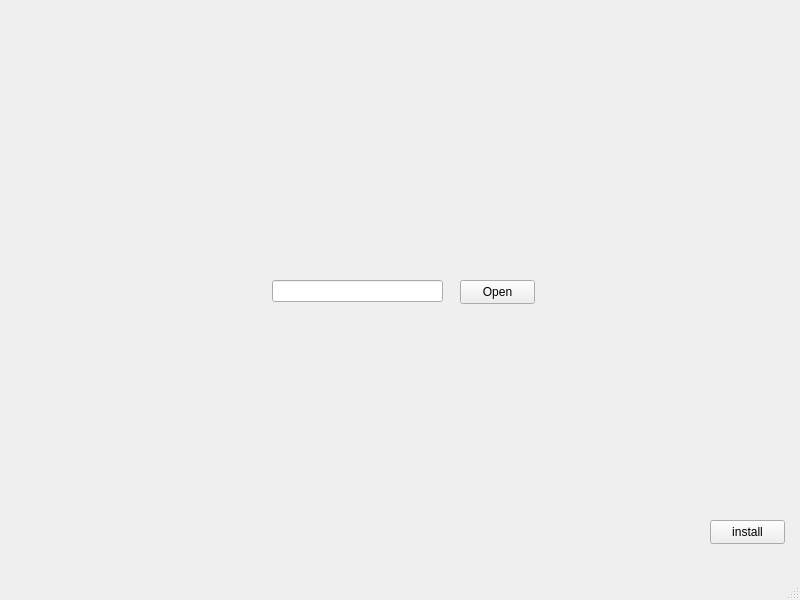
<?xml version="1.0" encoding="UTF-8"?>
<ui version="4.0">
 <class>MainWindow</class>
 <widget class="QMainWindow" name="MainWindow">
  <property name="geometry">
   <rect>
    <x>0</x>
    <y>0</y>
    <width>800</width>
    <height>600</height>
   </rect>
  </property>
  <property name="windowTitle">
   <string>MainWindow</string>
  </property>
  <widget class="QWidget" name="centralwidget">
   <widget class="QLineEdit" name="InstallPath">
    <property name="geometry">
     <rect>
      <x>272</x>
      <y>280</y>
      <width>171</width>
      <height>22</height>
     </rect>
    </property>
   </widget>
   <widget class="QPushButton" name="PathButton">
    <property name="geometry">
     <rect>
      <x>460</x>
      <y>280</y>
      <width>75</width>
      <height>24</height>
     </rect>
    </property>
    <property name="text">
     <string>Open</string>
    </property>
   </widget>
   <widget class="QPushButton" name="InstallButton">
    <property name="geometry">
     <rect>
      <x>710</x>
      <y>520</y>
      <width>75</width>
      <height>24</height>
     </rect>
    </property>
    <property name="text">
     <string>install</string>
    </property>
   </widget>
  </widget>
  <widget class="QMenuBar" name="menubar">
   <property name="geometry">
    <rect>
     <x>0</x>
     <y>0</y>
     <width>800</width>
     <height>22</height>
    </rect>
   </property>
  </widget>
  <widget class="QStatusBar" name="statusbar"/>
 </widget>
 <resources/>
 <connections/>
</ui>
